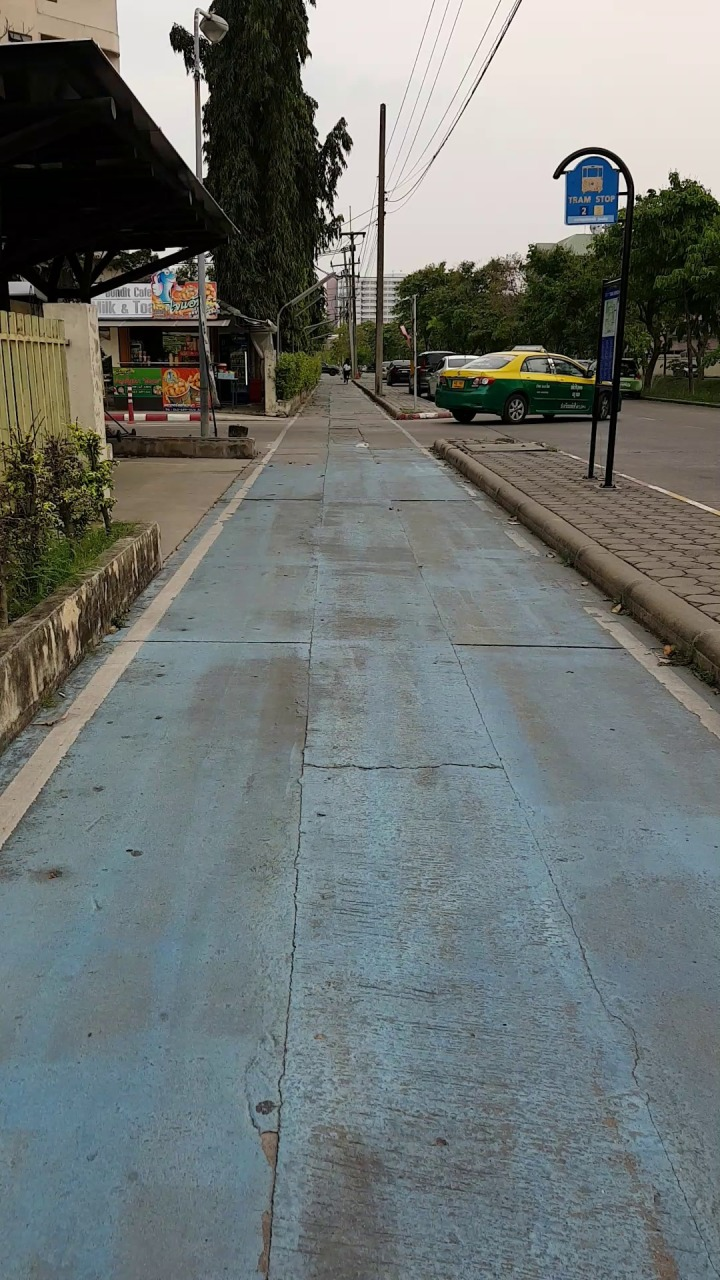
#> input picture datasets/yolo/sidewalk_a/images/train/1.jpg, 720 x 1280 px
$ python -i support.py   (imports and definitions only)
#> lines starting #> are read from the running program, lines starting #| are printed output that depends on the picture; after the words box and inside, x2 and y2 are one past the last pixel; in counts of white or black regions, pixels touching at a corner belong together
#> further down, picture is the input picture: shape (1280, 720, 3); mean B, G, R 112.3, 114.5, 108.6
"""Pembantu uji: klien HTTP, dan 'ponsel tiruan' yang mengirim frame seperti halaman web sungguhan.

Ponsel tiruan hanya ada di pengujian. Aplikasinya sendiri tidak punya sumber lain selain kamera perangkat."""
from __future__ import annotations

import http.client
import json
import secrets
import ssl
import time

import cv2
import numpy as np

from scenes import Renderer, _draw_vehicle, default_scene
from sidewalk_sentinel.detector import Detection


class Client:
    def __init__(self, port: int, cookie: str | None = None, https: bool = False):
        self.port, self.cookie, self.https = port, cookie, https

    # [34 lines left out: functions _conn, req, wait, not called in this run]


def new_key() -> str:
    return secrets.token_hex(12)


# [4 lines left out: function jpeg, not called in this run]


class Street:
    """Pemandangan tetap: jalan, kerb, trotoar. `frame(vehicle=True)` menaruh kendaraan diam di trotoar."""

    def __init__(self, seed: int = 3):
        self.r = Renderer(default_scene(seed=seed))

    # [5 lines left out: function frame, not called in this run]


class Phone:
    """Mendaftarkan diri lalu mengirim frame JPEG, seperti halaman web di perangkat."""

    # [10 lines left out: functions __init__, register, not called in this run]

    @property
    def id(self) -> str:
        return self.cam["id"]

    # [17 lines left out: functions push, stream, not called in this run]


class ColorDetector:
    """Pengganti YOLO untuk tes tanpa torch: kotak di sekeliling gumpalan yang sangat berwarna (jenuh), bernama 'car'.

    Pemandangan uji (jalan dan trotoar abu-abu) tidak jenuh, sedangkan kendaraan ujinya berwarna, jadi kendaraan
    ditemukan dan latar tidak. Antarmukanya sama dengan VehicleDetector, termasuk status model, sehingga jalur
    kamera -> mesin -> server teruji utuh. Mutu pengenalan YOLO sungguhan tidak diuji di sini."""

    weights = "tiruan.pt"

    def __init__(self, state: str = "siap", message: str = ""):
        self.state, self.message = state, message
        self.calls = 0
        self.retried = 0

    def status(self) -> dict:
        return {"state": self.state, "message": self.message, "weights": self.weights}

    @property
    def ready(self) -> bool:
        return self.state == "siap"

    def start_loading(self) -> None:
        pass

    # [4 lines left out: function retry, not called in this run]

    def detect(self, frame: np.ndarray, conf: float = 0.3, imgsz: int = 640) -> list[Detection]:
#> called with conf = 0.3, imgsz = 640
        self.calls += 1
        hsv = cv2.cvtColor(frame, cv2.COLOR_BGR2HSV)
#> hsv: shape (1280, 720, 3); mean H, S, V 63.7, 59.7, 120.6
        m = ((hsv[..., 1] > 150) & (hsv[..., 2] > 60)).astype(np.uint8) * 255
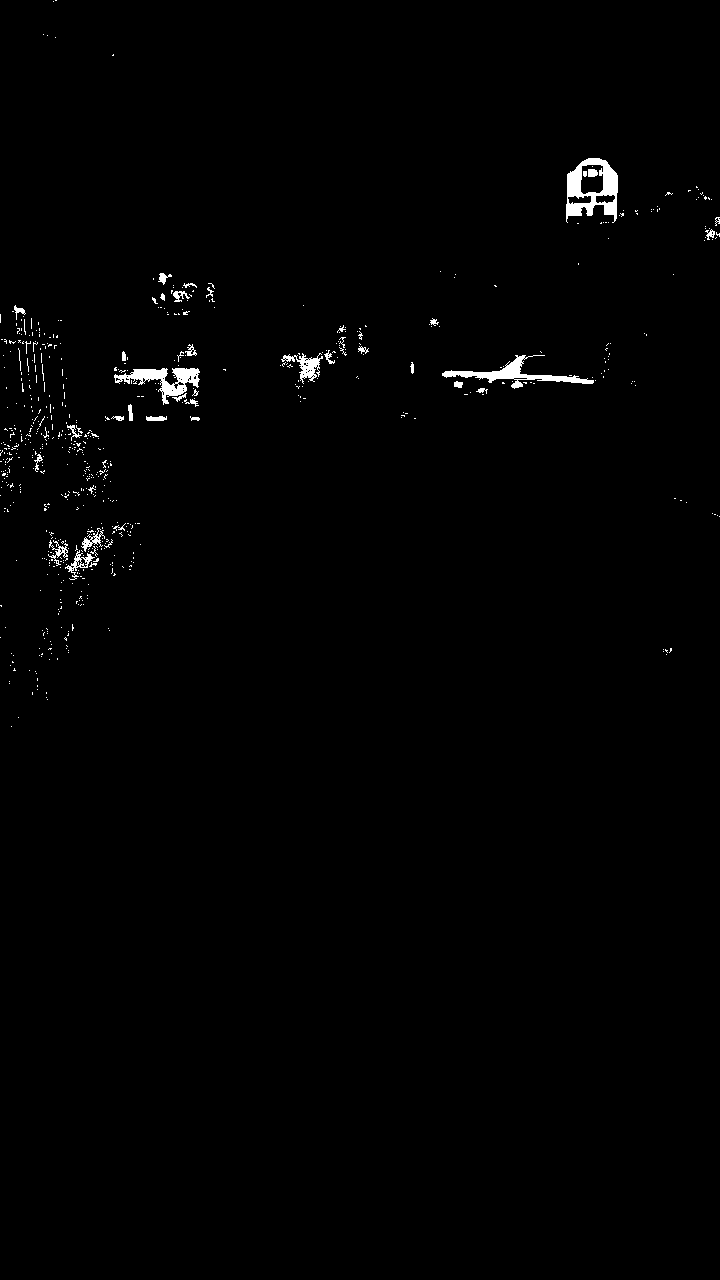
#> m: shape (1280, 720); 0.9% white; 663 white regions (621 under 20 px), largest, box (x1, y1, x2, y2) and area: (566, 158, 618, 223) 1684, (442, 355, 594, 389) 1210, (114, 368, 200, 405) 1173
        m = cv2.morphologyEx(m, cv2.MORPH_CLOSE, np.ones((5, 5), np.uint8))
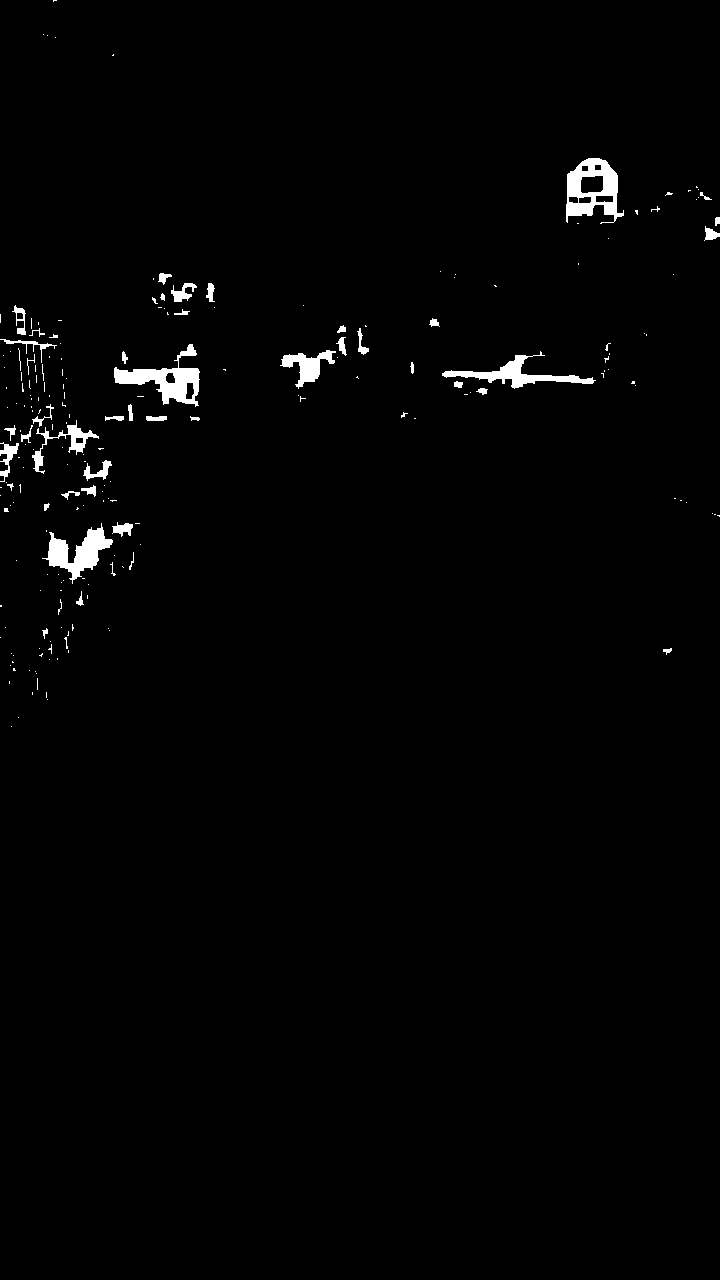
#> m: shape (1280, 720); 1.3% white; 210 white regions (162 under 20 px), largest, box (x1, y1, x2, y2) and area: (566, 158, 624, 224) 1963, (114, 344, 200, 407) 1909, (42, 523, 113, 584) 1638
        out = []
        for c in cv2.findContours(m, cv2.RETR_EXTERNAL, cv2.CHAIN_APPROX_SIMPLE)[-2]:
            x, y, w, h = cv2.boundingRect(c)
            if w * h >= 200:
                out.append(Detection((float(x), float(y), float(x + w), float(y + h)), 0.9, "car", "mobil"))
#> this loop made 210 passes
#> (x, y, w, h) on passes 1 to 3: (11, 726, 1, 1), (18, 717, 1, 1), (47, 699, 1, 1)
#> after the loop, out = 17 items
        return out


class FakeSegmenter:
    """Pengganti model trotoar: selalu mengusulkan `roi` (atau tidak menemukan trotoar bila None)."""

    available = True

    def __init__(self, roi=((0.04, 0.62), (0.96, 0.62), (0.96, 0.95), (0.04, 0.95))):
        self.roi = None if roi is None else [list(p) for p in roi]
        self.calls = 0

    # [8 lines left out: function mask, not called in this run]

    def propose(self, frame: np.ndarray, max_points: int = 10):
        self.calls += 1
        return None if self.roi is None else {"roi": self.roi, "coverage": 0.3}

>>> import cv2
>>> picture = cv2.imread('../datasets/yolo/sidewalk_a/images/train/1.jpg')
>>> result = ColorDetector().detect(picture)
#> result = 17 items

$ run again, on datasets/yolo/sidewalk_a/images/train/11.jpg
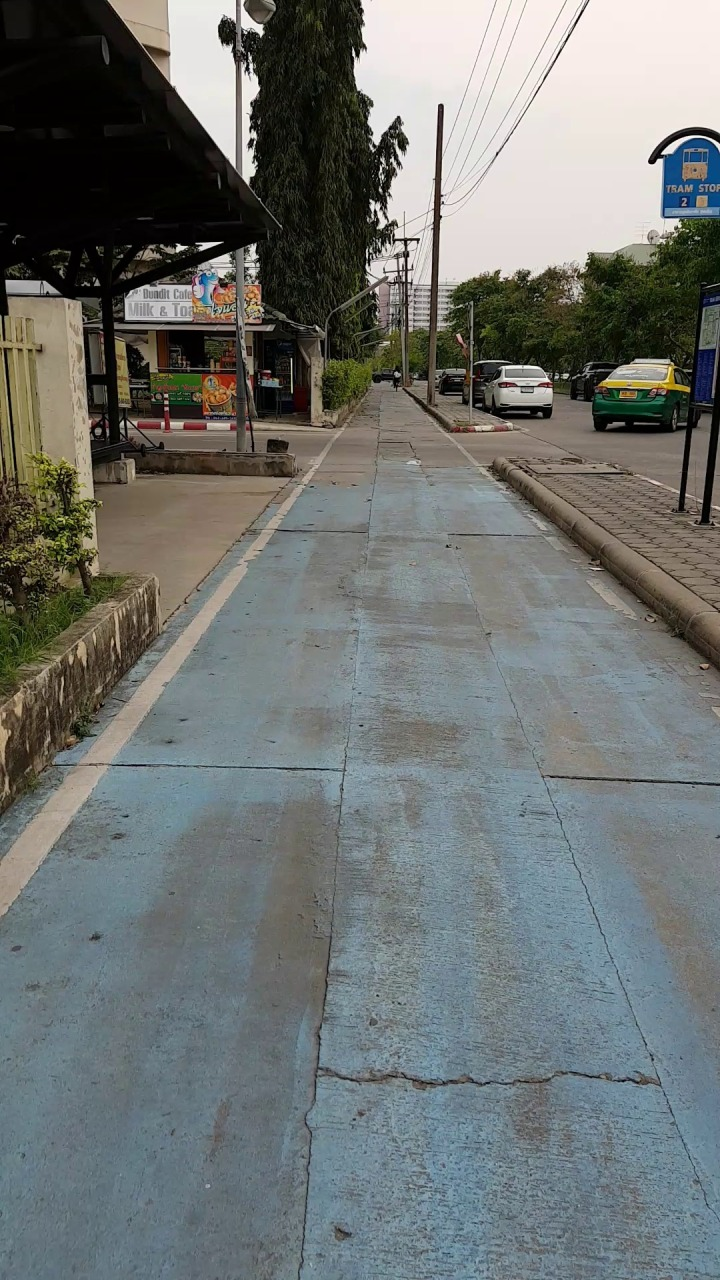
#> input picture datasets/yolo/sidewalk_a/images/train/11.jpg, 720 x 1280 px
#> picture is the input picture: shape (1280, 720, 3); mean B, G, R 113.2, 115.1, 110.6
#> hsv: shape (1280, 720, 3); mean H, S, V 62.3, 60.2, 121.6
#> in detect, `m = ((hsv[..., 1] > 150) & (hsv[..., 2] > 60)).astype(np.uint8) * 255`:
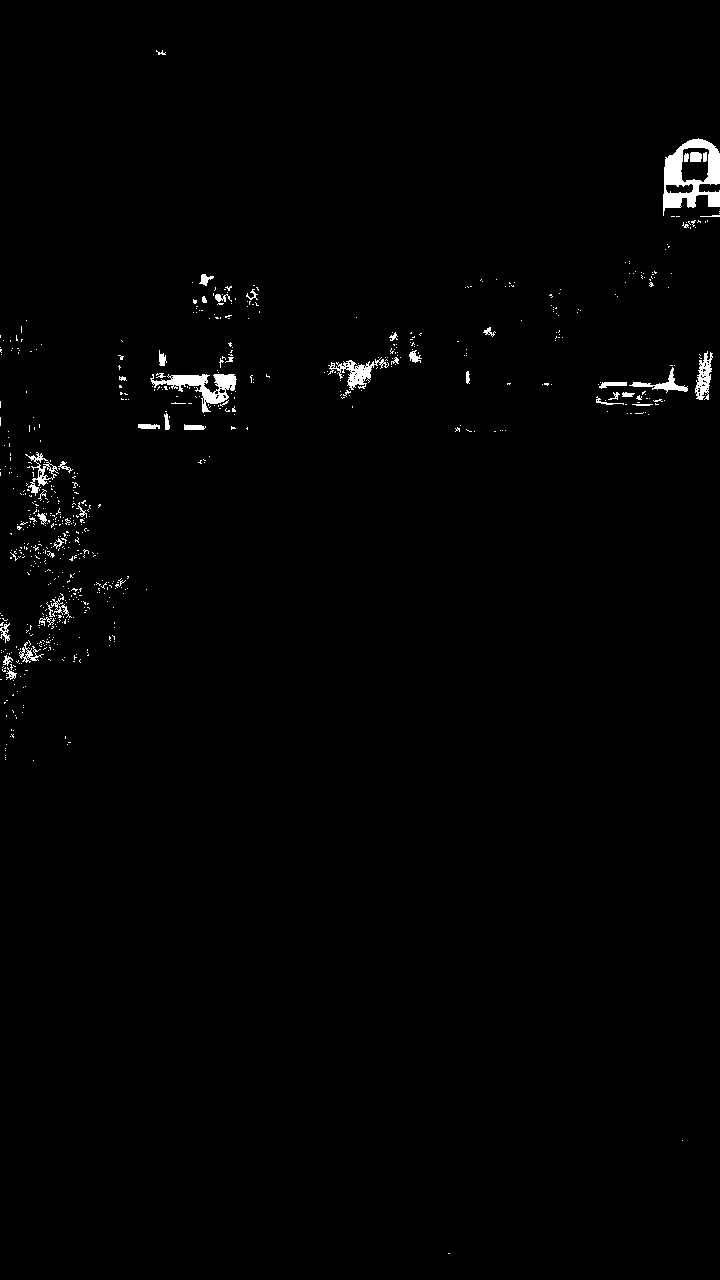
#> m: shape (1280, 720); 1% white; 696 white regions (650 under 20 px), largest, box (x1, y1, x2, y2) and area: (663, 138, 720, 216) 2114, (150, 374, 237, 413) 1177, (328, 357, 389, 390) 646
#> in detect, `m = cv2.morphologyEx(m, cv2.MORPH_CLOSE, np.ones((5, 5), np.uint8))`:
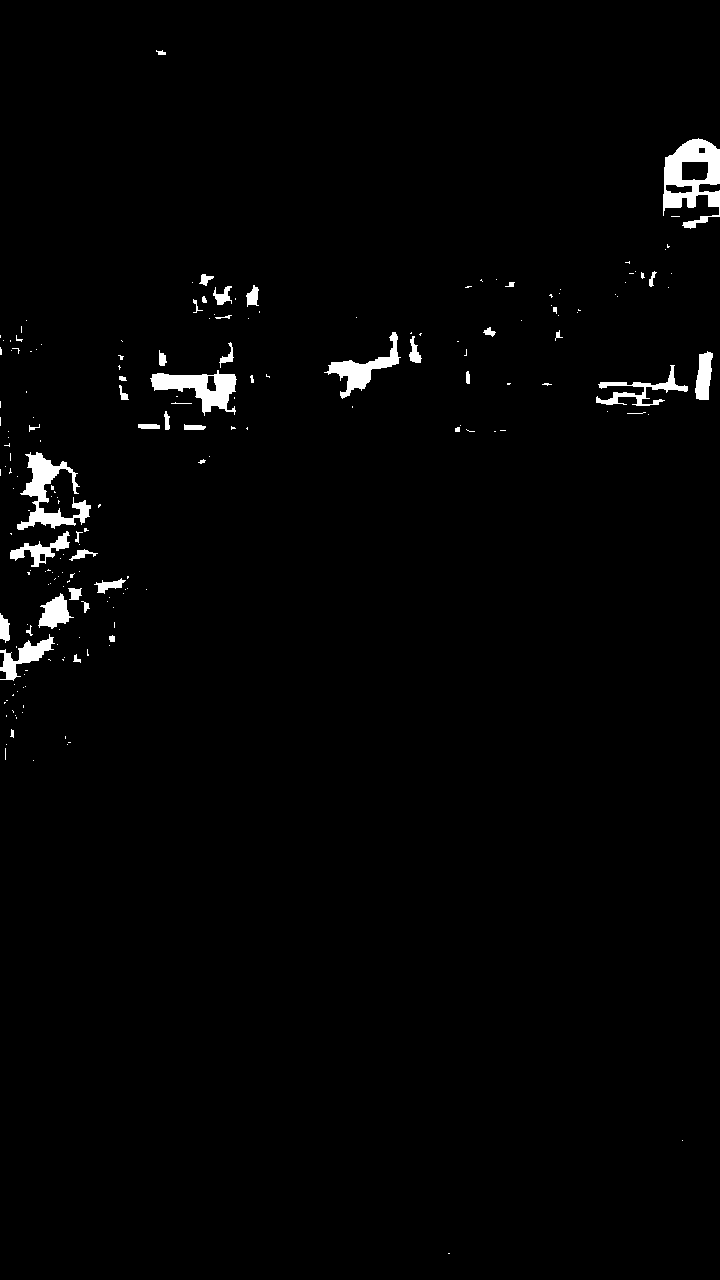
#> m: shape (1280, 720); 1.6% white; 192 white regions (147 under 20 px), largest, box (x1, y1, x2, y2) and area: (663, 138, 720, 229) 2681, (17, 452, 91, 530) 2035, (150, 370, 237, 416) 1792
#> the loop in detect, `for c in cv2.findContours(m, cv2.RETR_EXTERNAL, cv2.CHAIN_APPROX_SIMPL..` made 192 passes
#> (x, y, w, h) on passes 2, 3, 5: (682, 1140, 1, 1), (33, 760, 1, 1), (67, 744, 1, 1)
#> after the loop in detect, `for c in cv2.findContours(m, cv2.RETR_EXTERNAL, cv2.CHAIN_APPROX_SIMPL..`: out = 16 items

$ run again, on datasets/yolo/sidewalk_a/images/train/112.jpg
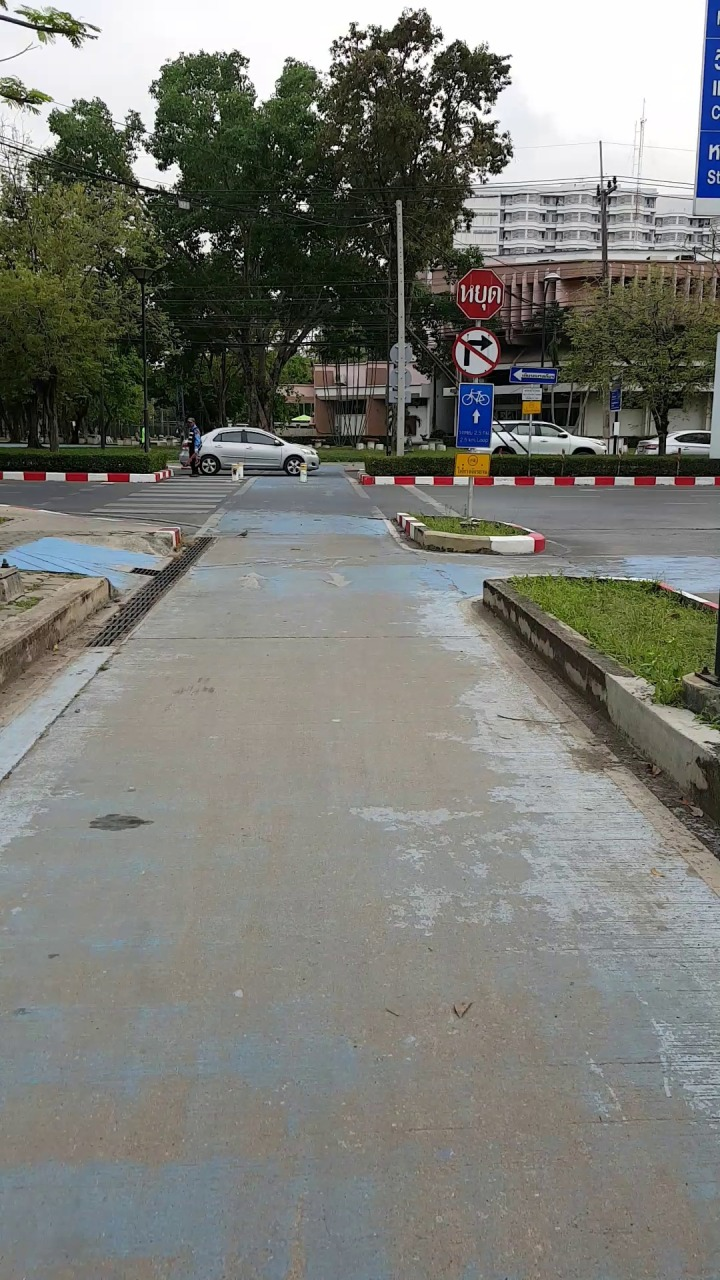
#> input picture datasets/yolo/sidewalk_a/images/train/112.jpg, 720 x 1280 px
#> picture is the input picture: shape (1280, 720, 3); mean B, G, R 117.5, 123.6, 122.4
#> hsv: shape (1280, 720, 3); mean H, S, V 50.7, 41.6, 127.4
#> in detect, `m = ((hsv[..., 1] > 150) & (hsv[..., 2] > 60)).astype(np.uint8) * 255`:
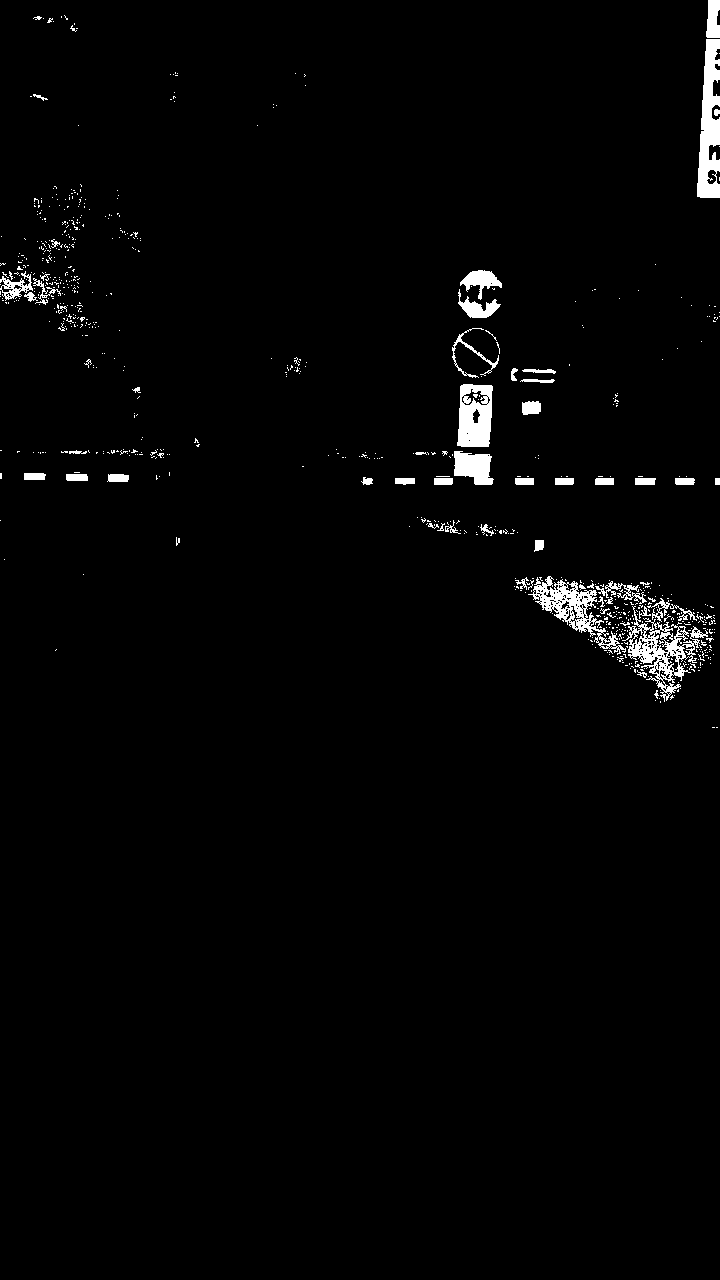
#> m: shape (1280, 720); 1.9% white; 750 white regions (693 under 20 px), largest, box (x1, y1, x2, y2) and area: (697, 39, 720, 198) 2421, (622, 606, 708, 702) 2231, (528, 576, 626, 655) 1977
#> in detect, `m = cv2.morphologyEx(m, cv2.MORPH_CLOSE, np.ones((5, 5), np.uint8))`:
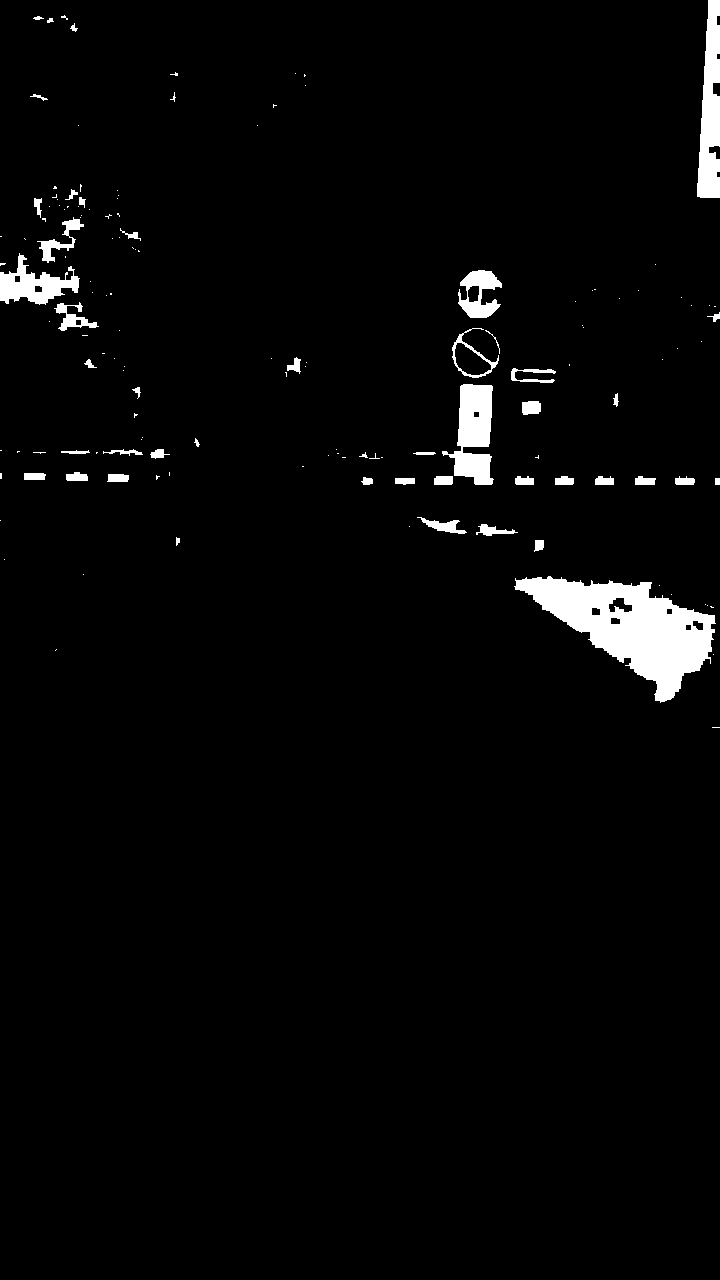
#> m: shape (1280, 720); 2.9% white; 143 white regions (97 under 20 px), largest, box (x1, y1, x2, y2) and area: (514, 576, 716, 703) 11400, (697, 0, 720, 198) 3211, (442, 384, 494, 485) 3037
#> the loop in detect, `for c in cv2.findContours(m, cv2.RETR_EXTERNAL, cv2.CHAIN_APPROX_SIMPL..` made 143 passes
#> (x, y, w, h) on passes 2, 4, 5, 6, 7, 8, 9, 10: (713, 654, 1, 1), (710, 606, 4, 2), (707, 605, 1, 1), (705, 604, 1, 1), (671, 594, 1, 1), (659, 585, 1, 1), (514, 576, 202, 127), (83, 574, 1, 1)
#> after the loop in detect, `for c in cv2.findContours(m, cv2.RETR_EXTERNAL, cv2.CHAIN_APPROX_SIMPL..`: out = 17 items
